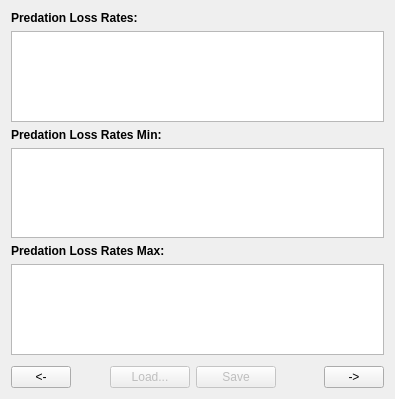
<?xml version="1.0" encoding="UTF-8"?>
<ui version="4.0">
 <class>MSPROD_Tab5_PredationLossTab</class>
 <widget class="QWidget" name="MSPROD_Tab5_PredationLossTab">
  <property name="geometry">
   <rect>
    <x>0</x>
    <y>0</y>
    <width>395</width>
    <height>399</height>
   </rect>
  </property>
  <property name="windowTitle">
   <string>Form</string>
  </property>
  <layout class="QVBoxLayout" name="verticalLayout">
   <item>
    <widget class="QLabel" name="MSPROD_Tab5_Label1LB">
     <property name="font">
      <font>
       <weight>75</weight>
       <bold>true</bold>
      </font>
     </property>
     <property name="text">
      <string>Predation Loss Rates:</string>
     </property>
    </widget>
   </item>
   <item>
    <widget class="QTableView" name="MSPROD_Tab5_PredationLossTV">
     <property name="toolTip">
      <string>These data are from the table: PredationLossRates</string>
     </property>
     <property name="statusTip">
      <string>These data are from the table: PredationLossRates</string>
     </property>
    </widget>
   </item>
   <item>
    <widget class="QLabel" name="MSPROD_Tab5_Label2LB">
     <property name="font">
      <font>
       <weight>75</weight>
       <bold>true</bold>
      </font>
     </property>
     <property name="text">
      <string>Predation Loss Rates Min:</string>
     </property>
    </widget>
   </item>
   <item>
    <widget class="QTableView" name="MSPROD_Tab5_PredationLossMinTV">
     <property name="toolTip">
      <string>These data are from the table: PredationLossRatesMiin</string>
     </property>
     <property name="statusTip">
      <string>These data are from the table: PredationLossRatesMin</string>
     </property>
    </widget>
   </item>
   <item>
    <widget class="QLabel" name="MSPROD_Tab5_Label3LB">
     <property name="font">
      <font>
       <weight>75</weight>
       <bold>true</bold>
      </font>
     </property>
     <property name="text">
      <string>Predation Loss Rates Max:</string>
     </property>
    </widget>
   </item>
   <item>
    <widget class="QTableView" name="MSPROD_Tab5_PredationLossMaxTV">
     <property name="toolTip">
      <string>These data are from the table: PredationLossRatesMax</string>
     </property>
     <property name="statusTip">
      <string>These data are from the table: PredationLossRatesMax</string>
     </property>
    </widget>
   </item>
   <item>
    <spacer name="verticalSpacer">
     <property name="orientation">
      <enum>Qt::Vertical</enum>
     </property>
     <property name="sizeType">
      <enum>QSizePolicy::Fixed</enum>
     </property>
     <property name="sizeHint" stdset="0">
      <size>
       <width>20</width>
       <height>5</height>
      </size>
     </property>
    </spacer>
   </item>
   <item>
    <layout class="QHBoxLayout" name="horizontalLayout_88">
     <item>
      <widget class="QPushButton" name="MSPROD_Tab5_PrevPB">
       <property name="sizePolicy">
        <sizepolicy hsizetype="Fixed" vsizetype="Fixed">
         <horstretch>0</horstretch>
         <verstretch>0</verstretch>
        </sizepolicy>
       </property>
       <property name="minimumSize">
        <size>
         <width>60</width>
         <height>0</height>
        </size>
       </property>
       <property name="maximumSize">
        <size>
         <width>60</width>
         <height>16777215</height>
        </size>
       </property>
       <property name="toolTip">
        <string>Go to the previous page</string>
       </property>
       <property name="statusTip">
        <string>Go to the previous page</string>
       </property>
       <property name="text">
        <string>&lt;-</string>
       </property>
      </widget>
     </item>
     <item>
      <spacer name="horizontalSpacer_100">
       <property name="orientation">
        <enum>Qt::Horizontal</enum>
       </property>
       <property name="sizeHint" stdset="0">
        <size>
         <width>40</width>
         <height>20</height>
        </size>
       </property>
      </spacer>
     </item>
     <item>
      <widget class="QPushButton" name="MSPROD_Tab5_LoadPB">
       <property name="enabled">
        <bool>false</bool>
       </property>
       <property name="toolTip">
        <string>Load the CSV file</string>
       </property>
       <property name="statusTip">
        <string>Load the CSV file</string>
       </property>
       <property name="text">
        <string>Load...</string>
       </property>
      </widget>
     </item>
     <item>
      <widget class="QPushButton" name="MSPROD_Tab5_SavePB">
       <property name="enabled">
        <bool>false</bool>
       </property>
       <property name="toolTip">
        <string>Save above data for all Species to CSV file and to database table</string>
       </property>
       <property name="statusTip">
        <string>Save above data for all Species to CSV file and to database table</string>
       </property>
       <property name="text">
        <string>Save</string>
       </property>
      </widget>
     </item>
     <item>
      <spacer name="verticalSpacer_46">
       <property name="orientation">
        <enum>Qt::Horizontal</enum>
       </property>
       <property name="sizeType">
        <enum>QSizePolicy::Expanding</enum>
       </property>
       <property name="sizeHint" stdset="0">
        <size>
         <width>48</width>
         <height>20</height>
        </size>
       </property>
      </spacer>
     </item>
     <item>
      <widget class="QPushButton" name="MSPROD_Tab5_NextPB">
       <property name="enabled">
        <bool>true</bool>
       </property>
       <property name="sizePolicy">
        <sizepolicy hsizetype="Fixed" vsizetype="Fixed">
         <horstretch>0</horstretch>
         <verstretch>0</verstretch>
        </sizepolicy>
       </property>
       <property name="minimumSize">
        <size>
         <width>60</width>
         <height>0</height>
        </size>
       </property>
       <property name="maximumSize">
        <size>
         <width>60</width>
         <height>16777215</height>
        </size>
       </property>
       <property name="toolTip">
        <string>Go to the next page</string>
       </property>
       <property name="statusTip">
        <string>Go to the next page</string>
       </property>
       <property name="text">
        <string>-&gt;</string>
       </property>
      </widget>
     </item>
    </layout>
   </item>
  </layout>
 </widget>
 <resources/>
 <connections/>
</ui>
